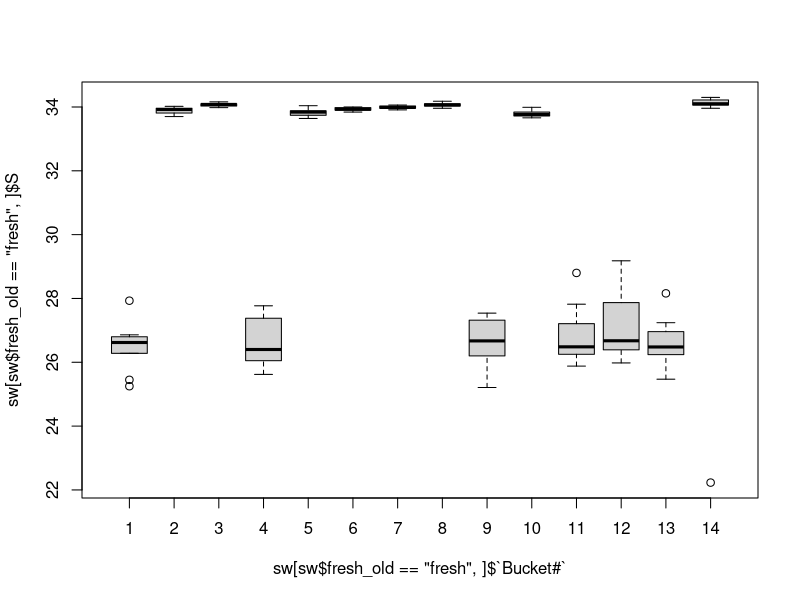
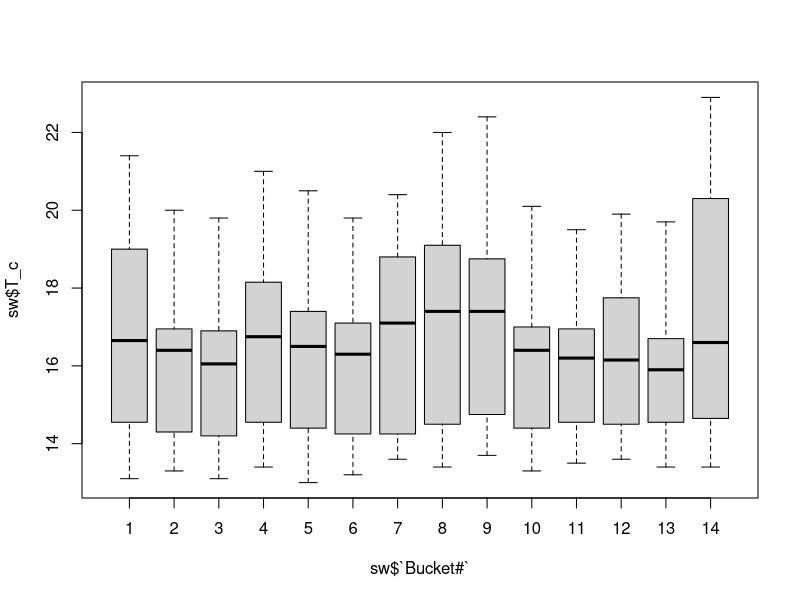
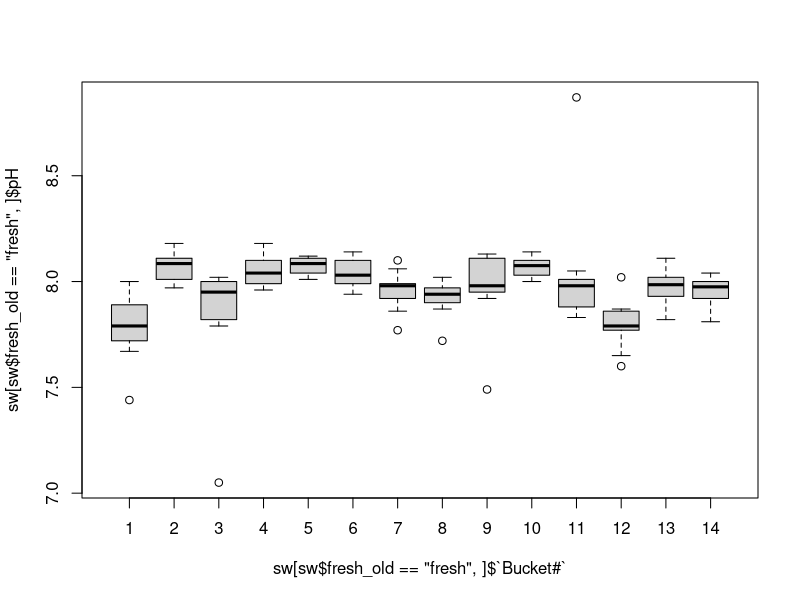
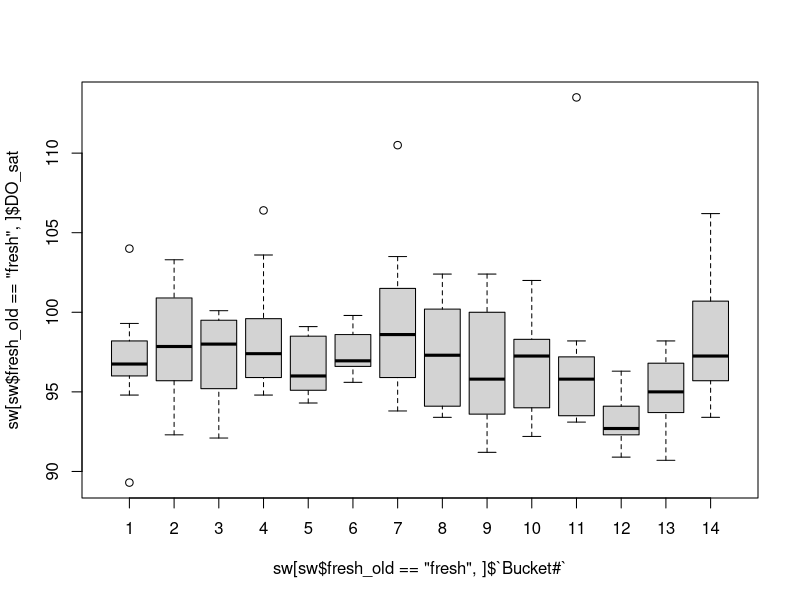
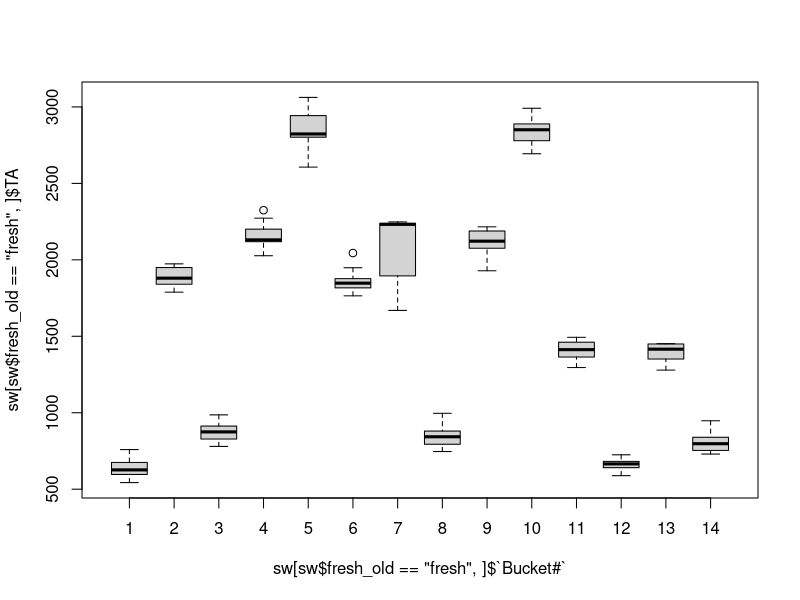
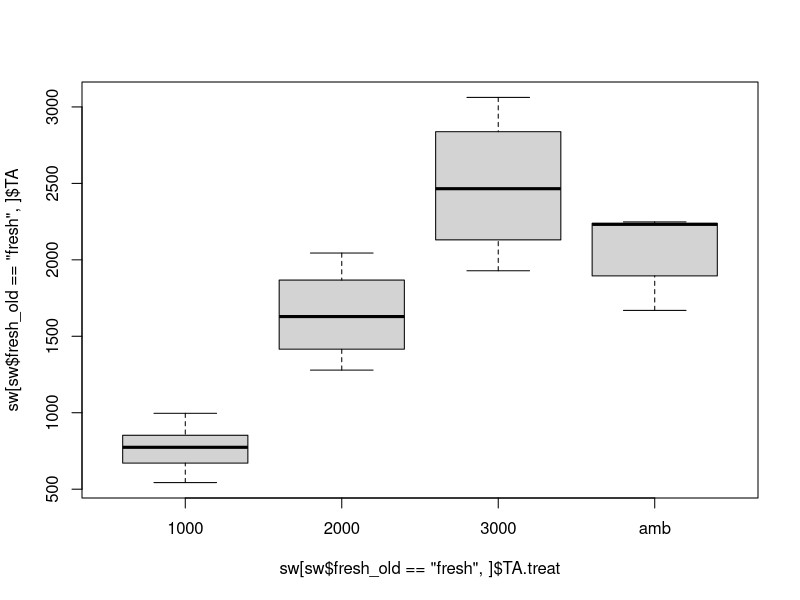
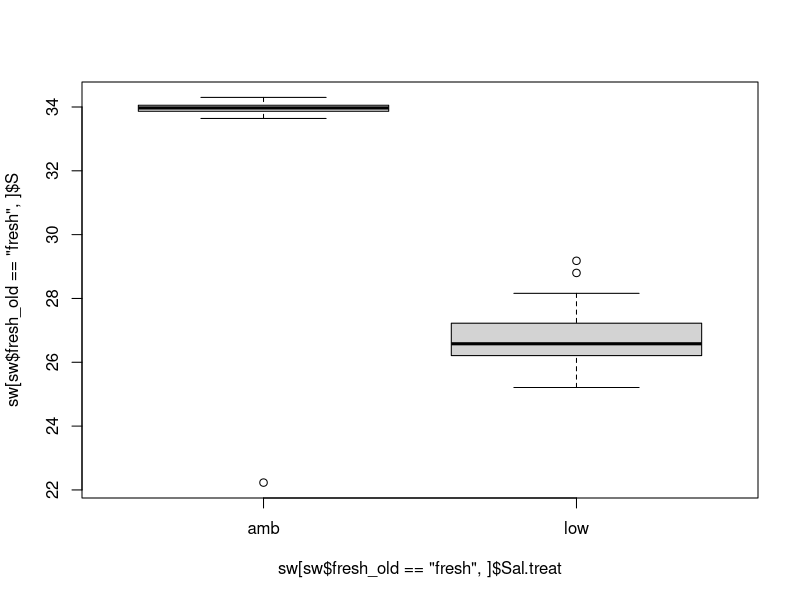
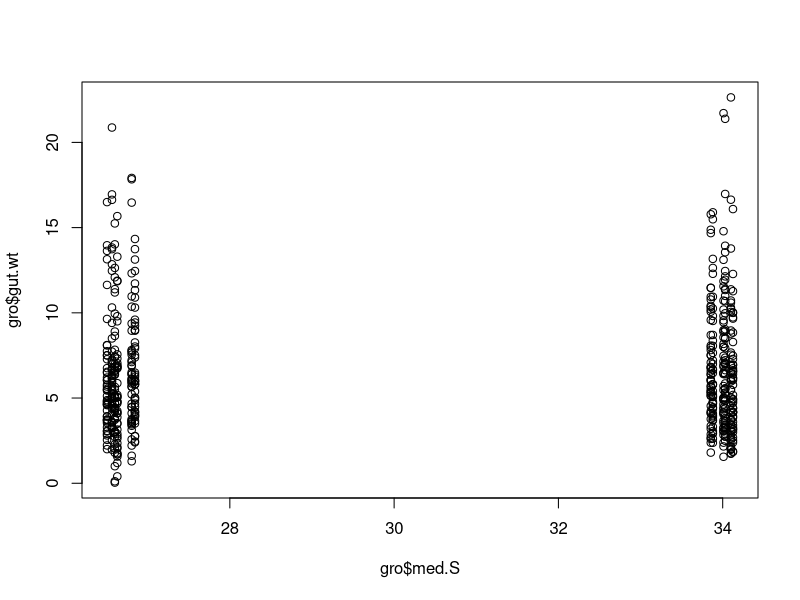

Recreate these plots in R, in order. (Note: this script raises an error after producing the figures.)
## ---- chunk 1
#setwd("/Users/alishamsaley/Documents/GitHub/CV_growth/data files")
setwd("~/Documents/Data_Git Hub/Mussels/CV_growth/data files")
library(readxl)
sw = read_xlsx("treatment monitoring.xlsx")
gro = read_xlsx("CV mass data.xlsx") 
gro$bucket = as.numeric(gro$`Bucket#`)

#code scores
#1 = blank tinfoil measurements
#2 = no gut but only shell weights
#3 = ID missing for CV
#4 = bad data
gro = gro[gro$code == 0,]

#adding new column for CI
gro$CI = gro$gut.wt/gro$shell.wt
  
## ---- chunk 2
boxplot(sw[sw$fresh_old == "fresh",]$S ~ sw[sw$fresh_old == "fresh",]$`Bucket#`)
boxplot(sw$T_c ~ sw$`Bucket#`)
boxplot(sw[sw$fresh_old == "fresh",]$pH ~ sw[sw$fresh_old == "fresh",]$`Bucket#`)
boxplot(sw[sw$fresh_old == "fresh",]$DO_sat ~ sw[sw$fresh_old == "fresh",]$`Bucket#`)
boxplot(sw[sw$fresh_old == "fresh",]$TA ~ sw[sw$fresh_old == "fresh",]$`Bucket#`)
boxplot(sw[sw$fresh_old == "fresh",]$TA ~ sw[sw$fresh_old == "fresh",]$TA.treat)
boxplot(sw[sw$fresh_old == "fresh",]$S ~ sw[sw$fresh_old == "fresh",]$Sal.treat)
## ---- chunk 3
#calculating medians TA
b1.ta = median(sw[sw$`Bucket#` == 1,]$TA)
b2.ta = median(sw[sw$`Bucket#` == 2,]$TA)
b3.ta = median(sw[sw$`Bucket#` == 3,]$TA)
b4.ta = median(sw[sw$`Bucket#` == 4,]$TA)
b5.ta = median(sw[sw$`Bucket#` == 5,]$TA)
b6.ta = median(sw[sw$`Bucket#` == 6,]$TA)
b7.ta = median(sw[sw$`Bucket#` == 7,]$TA)
b8.ta = median(sw[sw$`Bucket#` == 8,]$TA)
b9.ta = median(sw[sw$`Bucket#` == 9,]$TA)
b10.ta = median(sw[sw$`Bucket#` == 10,]$TA)
b11.ta = median(sw[sw$`Bucket#` ==11,]$TA)
b12.ta = median(sw[sw$`Bucket#` == 12,]$TA)
b13.ta = median(sw[sw$`Bucket#` == 13,]$TA)
b14.ta = median(sw[sw$`Bucket#` == 14,]$TA)

#adding a column to gro TA
gro$med.ta = 0
gro$med.ta[gro$`Bucket#` == 1] <- b1.ta
gro$med.ta[gro$`Bucket#` == 2] <- b2.ta
gro$med.ta[gro$`Bucket#` == 3] <- b3.ta
gro$med.ta[gro$`Bucket#` == 4] <- b4.ta
gro$med.ta[gro$`Bucket#` == 5] <- b5.ta
gro$med.ta[gro$`Bucket#` == 6] <- b6.ta
gro$med.ta[gro$`Bucket#` == 7] <- b7.ta
gro$med.ta[gro$`Bucket#` == 8] <- b8.ta
gro$med.ta[gro$`Bucket#` == 9] <- b9.ta
gro$med.ta[gro$`Bucket#` == 10] <- b10.ta
gro$med.ta[gro$`Bucket#` == 11] <- b11.ta
gro$med.ta[gro$`Bucket#` == 12] <- b12.ta
gro$med.ta[gro$`Bucket#` == 13] <- b13.ta
gro$med.ta[gro$`Bucket#` == 14] <- b14.ta


#calculating medians SAL
b1.S = median(sw[sw$`Bucket#` == 1,]$S)
b2.S = median(sw[sw$`Bucket#` == 2,]$S)
b3.S = median(sw[sw$`Bucket#` == 3,]$S)
b4.S = median(sw[sw$`Bucket#` == 4,]$S)
b5.S = median(sw[sw$`Bucket#` == 5,]$S)
b6.S = median(sw[sw$`Bucket#` == 6,]$S)
b7.S = median(sw[sw$`Bucket#` == 7,]$S)
b8.S = median(sw[sw$`Bucket#` == 8,]$S)
b9.S = median(sw[sw$`Bucket#` == 9,]$S)
b10.S = median(sw[sw$`Bucket#` == 10,]$S)
b11.S = median(sw[sw$`Bucket#` ==11,]$S)
b12.S = median(sw[sw$`Bucket#` == 12,]$S)
b13.S = median(sw[sw$`Bucket#` == 13,]$S)
b14.S = median(sw[sw$`Bucket#` == 14,]$S)

#adding a column to gro
gro$med.S = 0
gro$med.S[gro$`Bucket#` == 1] <- b1.S
gro$med.S[gro$`Bucket#` == 2] <- b2.S
gro$med.S[gro$`Bucket#` == 3] <- b3.S
gro$med.S[gro$`Bucket#` == 4] <- b4.S
gro$med.S[gro$`Bucket#` == 5] <- b5.S
gro$med.S[gro$`Bucket#` == 6] <- b6.S
gro$med.S[gro$`Bucket#` == 7] <- b7.S
gro$med.S[gro$`Bucket#` == 8] <- b8.S
gro$med.S[gro$`Bucket#` == 9] <- b9.S
gro$med.S[gro$`Bucket#` == 10] <- b10.S
gro$med.S[gro$`Bucket#` == 11] <- b11.S
gro$med.S[gro$`Bucket#` == 12] <- b12.S
gro$med.S[gro$`Bucket#` == 13] <- b13.S
gro$med.S[gro$`Bucket#` == 14] <- b14.S

#gro + controls
gro.full = gro

#omitting control oysters
gro = gro[gro$med.S > 0 & gro$med.ta > 0,]






## ---- chunk 4
#gut
plot(gro$gut.wt ~ gro$med.S)
plot(gro$gut.wt ~ gro$med.ta)

summary(lme(gut.wt ~ med.S + med.ta, random = ~1|bucket, data = gro)) #unclustered data; no effect of S or TA on gut wt

boxplot(gro$gut.wt ~ gro$sal.treat)
boxplot(gro$gut.wt ~ gro$TA.treat)

summary(aov(gro$gut.wt ~ gro$sal.treat + gro$TA.treat)) #clustering by treatment leads to no effect of S or TA

#shell
plot(gro$shell.wt ~ gro$med.S)
plot(gro$shell.wt ~ gro$med.ta)

summary(lme(shell.wt ~ med.S + med.ta, random = ~1|bucket, data = gro)) #unclustered data; no effect of S or TA on shell wt

summary(aov(gro$shell.wt ~ gro$sal.treat + gro$TA.treat)) #clustering by treatment leads to no effect of S or TA

#org
plot(gro$orgC.shell.wt ~ gro$med.S)
plot(gro$orgC.shell.wt ~ gro$med.ta)

summary(lme(orgC.shell.wt ~ med.S + med.ta, random = ~1|bucket, data = gro)) #unclustered data; no effect of S and SIG effect of TA on orgC wt in shell

summary(aov(gro$orgC.shell.wt ~ gro$sal.treat + gro$TA.treat)) #clustering by treatment leads to no effect of S and SIG effect of TA on the orgC wt in shell

#org%
plot(gro$`%oc.ic.shell` ~ gro$med.S)
plot(gro$`%oc.ic.shell` ~ gro$med.ta)

summary(lme((`%oc.ic.shell`) ~ med.S + med.ta, random = ~1|bucket, data = gro)) #unclustered data; NEED TO FIX CODE

summary(aov(gro$`%oc.ic.shell` ~ gro$sal.treat + gro$TA.treat)) #clustering by treatment leads to no effect of S and SIG effect of TA on the %orgC wt in shell

#CI
plot(gro$CI ~ gro$med.S)
plot(gro$CI ~ gro$med.ta)

summary(lme(CI ~ med.S + med.ta, random = ~1|bucket, data = gro)) #unclustered data; NO EFFECT OF EITHER

boxplot(gro$CI ~ gro$sal.treat)
boxplot(gro$CI ~ gro$TA.treat)

summary(aov(gro$CI ~ gro$sal.treat + gro$TA.treat)) #clustering by treatment leads to a SIG effect of S and SIG effect of TA on the condition index (gut.wt/shell.wt)
library(rstatix)
aov(gro$CI ~ gro$sal.treat + gro$TA.treat) %>% TukeyHSD() #CI highest in TA 2000 treatment and no diff between 1000 and 3000 treat

## ---- chunk 5
#pre condition averages
pre = gro.full[gro.full$Plate == "pre",]
pre.shell = mean(pre$shell.wt)
pre.gut = mean(pre$gut.wt)
pre.CI = mean(pre$CI)
pre.orgC = mean(pre$orgC.shell.wt)
pre.percOC = mean(pre$`%oc.ic.shell`)

#post condition averages
post = gro.full[gro.full$Plate == "post",]
post.shell = mean(post$shell.wt)
post.gut = mean(post$gut.wt)
post.CI = mean(post$CI)
post.orgC = mean(post$orgC.shell.wt)
post.percOC = mean(post$`%oc.ic.shell`)

#difference from beginning
a = post.percOC - pre.percOC
b = post.CI - pre.CI

gro$org.perc.diff = gro$`%oc.ic.shell` - pre.percOC #pos values = higher organic content in shell, neg values = lower organic content in shell

gro$CI.diff = gro$CI - pre.CI #pos values = higher CI after, neg values = lower CI after

summary(aov(gro$org.perc.diff ~ gro$med.S + gro$med.ta))
summary(aov(gro$CI.diff ~ gro$med.S + gro$med.ta))



## ---- chunk 6

## ---- chunk 7
summary(cars)
## ---- chunk 8
plot(pressure)
